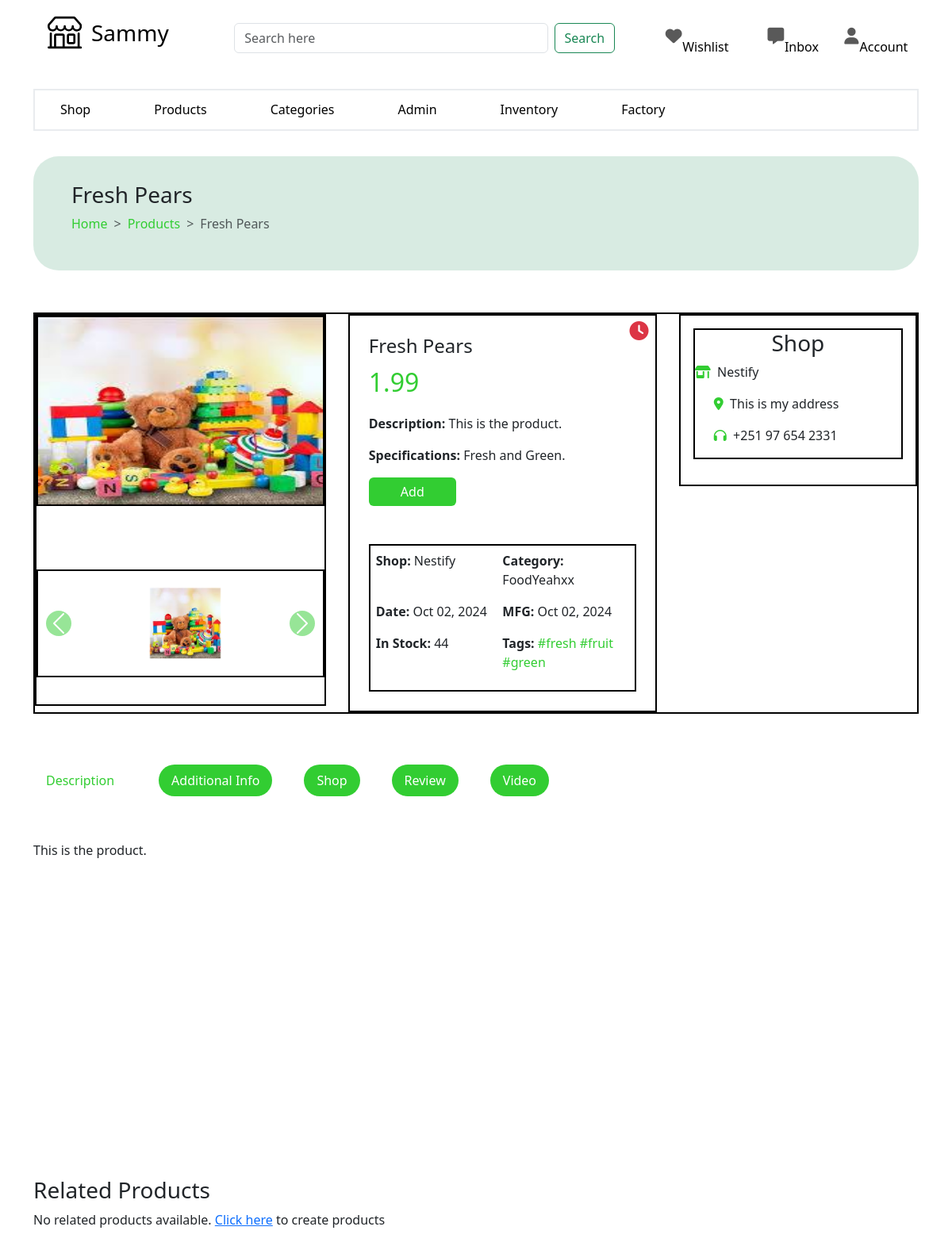
The page /core/owner/home/product/product1974F475D3/ (signed in) on the database its author committed.
### shop/models.py (models this page shows, shortened)
class Product(models.Model):
    productId =  ShortUUIDField(unique=True, length=10, max_length=21, prefix="product", alphabet="ABCDEF0123456789")
    name = models.CharField(max_length=255, default="Fresh Pear")
    category = models.ForeignKey(Category, related_name='category_products', on_delete=models.CASCADE)
    image = models.ImageField(upload_to='product_directory_path', blank=True, null=True, default="product.jpg")
    video = models.ForeignKey(ProductVideo, null=True, blank=True, on_delete=models.SET_NULL, related_name="product_on_the_video")
    shop = models.ForeignKey(Shop, related_name='shop_products', on_delete=models.CASCADE)
    description = models.TextField(blank=True, null=True, default="This is the product")
    specifications = models.TextField(blank=True, null=True)
    mfg = models.DateTimeField(auto_now_add=False, null=True, blank=True)
    price = models.DecimalField(max_digits=15, decimal_places=2, default=1.99)
    stock_quantity = models.PositiveIntegerField(default="5")
    created_by = models.ForeignKey(settings.AUTH_USER_MODEL, related_name='user_products', on_delete=models.CASCADE)
    created_at = models.DateTimeField(auto_now_add=True)
    updated_at = models.DateTimeField(auto_now=True)
    tags = TaggableManager(blank=True)
    sku = ShortUUIDField(unique=True, length=4, max_length=10, prefix="sku", alphabet="0123456789")
    class Meta:
        ordering = ('name',)
        unique_together = ('created_by', 'name', 'category')

class Shop(models.Model):
    shopId = ShortUUIDField(unique=True, length=10, max_length=21, prefix="shop", alphabet="ABCDEF0123456789")
    name = models.CharField(max_length=255, default="Nestify")
    description = models.TextField(blank=False, null=False, default="This is a shop")
    image = models.ImageField(upload_to='shop_directory_path', blank=True, null=True)
    address = models.TextField(blank=False, null=False, default="This is my address")
    contact = models.CharField(max_length=255, default="+251 97 654 2331")
    created_at = models.DateTimeField(auto_now_add=True)
    created_by = models.OneToOneField(settings.AUTH_USER_MODEL, on_delete=models.CASCADE, related_name="user_shop")
    class Meta:
        ordering = ('name',)
        unique_together = ('created_by', 'name')

class Category(models.Model):
    categoryId =  ShortUUIDField(unique=True, length=10, max_length=21, prefix="category", alphabet="ABCDEF0123456789")
    name = models.CharField(max_length=255, default="Food")
    description = models.TextField(blank=False, null=False, default="This is a category")
    image = models.ImageField(upload_to='category_directory_path', blank=True, null=True)
    shop = models.ForeignKey(Shop, related_name='shop_categories', on_delete=models.CASCADE)
    created_at = models.DateTimeField(auto_now_add=True)
    created_by = models.ForeignKey(settings.AUTH_USER_MODEL, on_delete=models.CASCADE, related_name="user_categories")
    class Meta:
        ordering = ('name',)
        verbose_name_plural = 'Categories'
        unique_together = ('created_by', 'name')

### core/views.py (the view, shortened to what this page needs)
# urls.py: path("owner/home/product/<productId>/", views.product_detail, name="product_detail"),
def product_detail(request, productId):
    user = request.user
    if user.user_type == 'business_owner':
        try:
            product = Product.objects.get(created_by=user, productId=productId)
            shop = Shop.objects.get(created_by=user)
        except Product.DoesNotExist:
            messages.error(request, "No product detail available.")
    product_images = product.more_product_images.all()
    product_videos = product.more_product_videos.all()
    related_products = Product.objects.filter(category=product.category).exclude(productId=productId)
    try:
        discounted_product = DiscountedProduct.objects.get(product=product)
    except DiscountedProduct.DoesNotExist:
        discounted_product = None
    return render(request, "core/owner/product-detail.html", {
        'user': user,
        'product': product,
        'product_images': product_images,
        'product_videos': product_videos,
        'shop': shop,
        'related_products': related_products,
        'discounted_product': discounted_product,
    })

### templates/core/owner/product-detail.html (shortened to what this page needs)
{% extends "core/owner/owner-base.html" %}
{% load static %}
{% block content %}
<section class="product_detail_intro_section">
    <div class="container">
        <div class="intro-banner">
            <h3>{{ product.name }}</h3>
            <div class="breadcrumb-box">
                <ol class="breadcrumb">
                    <li class="breadcrumb-item"><a href="{% url 'core:owner_home' %}">Home</a></li>
                    <li class="breadcrumb-item"><a href="{% url 'core:product' %}">Products</a></li>
                    <li class="breadcrumb-item active" aria-current="page">{{ product.name }}</li>
                  </ol>
            </div>
        </div>
        <div class="product-detail-intro-box">
            <div class="product-image">
                <div class="image-box">
                    <img id="main-image" src="{{ product.image.url }}" alt="{{ product.name }} image" class="img-fluid">
                </div>
                <div class="more-product-images">
                    <div id="carouselExample" class="carousel slide" data-bs-ride="carousel">
                        <div class="carousel-inner">
                            {% if product_images %}
                                <div class="carousel-item active" data-img="{{ product.image.url }}">
                                    <img src="{{ product.image.url }}" alt="{{ product.name }} image">
                                </div>
                            {% else %}
                                <p class="text-center">No more images available.</p>
                            {% endif %}
                        </div>
                        <button class="carousel-control-prev" type="button" data-bs-target="#carouselExample" data-bs-slide="prev">
                            <span class="carousel-control-prev-icon" aria-hidden="true"></span>
                        </button>
                        <button class="carousel-control-next" type="button" data-bs-target="#carouselExample" data-bs-slide="next">
                            <span class="carousel-control-next-icon" aria-hidden="true"></span>
                        </button>
                    </div>
                </div>
            </div>
            <div class="product-description">
                <h4>{{ product.name }}</h4>
                {% if user.user_type == 'business_owner' %}
                    <div class="offer-discount">
                        <button id="clock-icon"><i class="fa-solid fa-clock"></i></button>
                    </div>
                {% endif %}
                <div class="price">
                    <p class="new-price">{{ product.price }}</p>
                </div>
                <p><b>Description: </b>{{ product.description|striptags|truncatechars:100 }}</p>
                <p><b>Specifications: </b>{{ product.specifications|striptags|truncatechars:100 }}</p>
                <a href="#" class="btn add-btn">Add</a>
                <div class="more-detail">
                    <p><b>Shop:</b> {{ product.shop.name }}</p>
                    <p><b>Category:</b> {{ product.category.name }}</p>
                    <p><b>Date: </b> {{ product.created_at|date:"M d, Y" }}</p>
                    <p><b>MFG:</b>
                        {% if product.mfg %}
                            {{ product.mfg|date:"M d, Y" }}
                        {% else %}
                            Not Specified
                        {% endif %}
                    </p>
                    <p><b>In Stock:</b> {{ product.stock_quantity }}</p>
                    <p class="tag"><b>Tags:</b>
                        {% if product.tags.exists %}
                            {% for tag in product.tags.all %} <a href="{% url 'core:tag' tag.slug %}">#{{ tag.name|lower }}</a> {% endfor %}
                        {% else %}
                            Not Specified
                        {% endif %}
                    </p>
                </div>
            </div>
            <div class="shop-and-discount">
                <div class="product-shop">
                    <h3>Shop</h3>
                    <p class="shop-name"><i class="fa-solid fa-shop"></i>&nbsp;&nbsp;{{ shop.name }}</p>
                    <div class="shop-detail">
                        <p><i class="fa-solid fa-location-dot"></i>&nbsp;&nbsp;{{ shop.address }}</p>
                        <p><i class="fa-solid fa-headphones"></i>&nbsp;&nbsp;{{ shop.contact }}</p>
                    </div>
                </div>
            </div>
        </div>
    </div>
</section>
<section class="product_detail_tab_section">
    <div class="container">
        <ul class="nav nav-pills mb-3 tab" id="pills-tab" role="tablist">
            <li class="nav-item" role="presentation">
              <button class="nav-link active rounded-pill" id="pills-description-tab" data-bs-toggle="pill" data-bs-target="#pills-description" type="button" role="tab" aria-controls="pills-description" aria-selected="true">Description</button>
            </li>
            <li class="nav-item" role="presentation">
              <button class="nav-link rounded-pill" id="pills-additional-info-tab" data-bs-toggle="pill" data-bs-target="#pills-additional-info" type="button" role="tab" aria-controls="pills-additional-info" aria-selected="false">Additional Info</button>
            </li>
            <li class="nav-item" role="presentation">
              <button class="nav-link rounded-pill" id="pills-shop-tab" data-bs-toggle="pill" data-bs-target="#pills-shop" type="button" role="tab" aria-controls="pills-shop" aria-selected="false">Shop</button>
            </li>
            <li class="nav-item" role="presentation">
                <button class="nav-link rounded-pill" id="pills-review-tab" data-bs-toggle="pill" data-bs-target="#pills-review" type="button" role="tab" aria-controls="pills-review" aria-selected="false">Review</button>
            </li>
            <li class="nav-item" role="presentation">
                <button class="nav-link rounded-pill" id="pills-video-tab" data-bs-toggle="pill" data-bs-target="#pills-video" type="button" role="tab" aria-controls="pills-video" aria-selected="false">Video</button>
            </li>
        </ul>
        <div class="tab-content" id="pills-tabContent">
            <div class="tab-pane fade show active" id="pills-description" role="tabpanel" aria-labelledby="pills-description-tab" tabindex="0">{{ product.description|safe }}</div>
        </div>
    </div>
</section>
<section class="related_products_section">
    <div class="container">
        <div class="related-product-section-box">
                <h3>Related Products</h3>
                <div class="related-product-collection-box">
                    {% if related_products %}
                        {% for product in related_products%}
                                <div class="product-box">
                                    <a href="{% url 'core:product_detail' product.productId %}">
                                        <div class="product-image">
                                            <img src="{{ product.image.url }}" alt="{{ product.name }} image">
                                        </div>
                                    </a>
                                    <p>{{ product.category.name }}</p>
                                    <h4>{{ product.name }}</h4>
                                    <p>By {{ product.shop.name }}</p>
                                    <div class="price-and-button">
                                        <p>{{ product.price }}</p>
                                        <p>{{ product.old_price }}</p>
                                        <a href="#" class="btn add-btn">Add</a>
                                    </div>
                                </div>
                        {% endfor %}
                    {% else %}
                        {% if user.user_type == 'business_owner' %}
                            <p>No related products available. <a href="#">Click here</a> to create products</p>
                        {% else %}
                            <p>No related products available.</p>
                        {% endif %}
                    {% endif %}
                </div>
        </div>
    </div>
</section>
{% endblock %}

### rows shown on the page
Product: name "Fresh Pears", image (picture), price "1.99", description "This is the product.", specifications "Fresh and Green.", shop.name "Nestify", category.name "FoodYeahxx", created_at "Oct 02, 2024", mfg "Oct 02, 2024", stock_quantity "44"
Tag: name "fresh"
Tag: name "fruit"
Tag: name "green"
Shop: name "Nestify", address "This is my address", contact "+251 97 654 2331"
